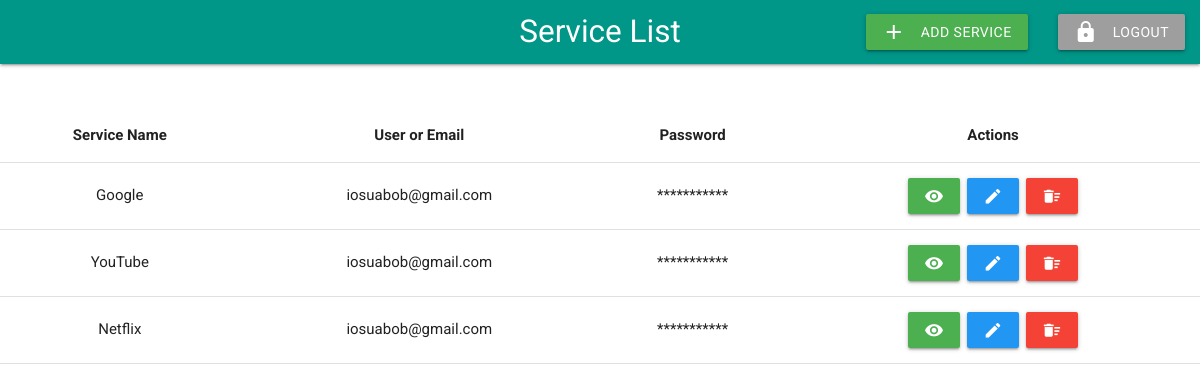
Before: /service-list/ (signed in) with the older database file.
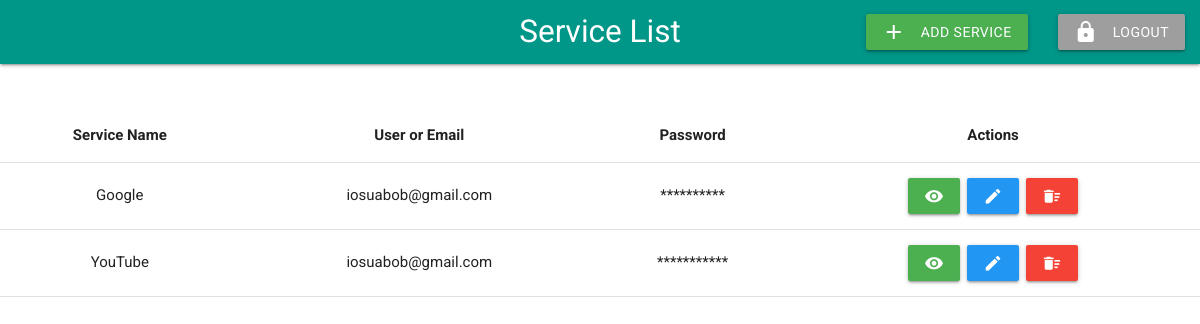
After: the same page with the newer database file.
### services/models.py (models this page shows)
class Service(models.Model):
    name = models.CharField(max_length=255, blank=False, null=False)
    username = models.CharField(max_length=100, blank=False, null=False)
    password = models.CharField(max_length=50, blank=False, null=False)
    user = models.ForeignKey(User, on_delete=models.CASCADE)

### services/views.py (the view)
# urls.py: path('service-list/', ServiceListView.as_view(), name='service_list'),
class ServiceListView(LoginRequiredMixin, ListView):
    template_name = 'services/service_list.html'
    model = Service
    context_object_name = 'all_services'
    def get_context_data(self, *, object_list=None, **kwargs):
        services = Service.objects.filter(user=self.request.user)
        return {'all_services': services}

### templates/services/service_list.html (shortened to what this page needs)
{% extends 'base.html' %}
{% block content %}
    <nav class="teal">
        <div class="nav-wrapper">
            <a class="brand-logo center">Service List</a>
            <ul class="right hide-on-med-and-down">
                <li><a class="waves-effect waves-light green btn" href= {% url 'services:service_create' %}><i
                        class="material-icons left">add</i>Add Service</a></li>
                <li><a class="waves-effect waves-light grey btn" href={% url 'logout' %}><i
                        class="material-icons left">lock</i>Logout</a></li>
            </ul>
        </div>
    </nav>
    <br><br>
    <table class="centered">
        <thead>
        <tr>
            <th>Service Name</th>
            <th>User or Email</th>
            <th>Password</th>
            <th>Actions</th>
        </tr>
        </thead>
        <tbody>
        {% for service in all_services %}
            <tr>
                <td>{{ service.name }}</td>
                <td>{{ service.username }}</td>
                <td id="{{ service.id }}_invisible">{% for char in service.password %}*{% endfor %}</td>
                <td>
                    <button class="waves-effect waves-light green btn"
                            onclick="visibilityClicked('{{ service.id }}_visible', '{{ service.id }}_invisible')"><i
                            class="material-icons center">visibility</i></button>&nbsp;
                    <a class="waves-effect waves-light blue btn" href={% url 'services:service_update' service.id %}><i
                            class="material-icons center">mode_edit</i></a>&nbsp;
                    <a class="waves-effect waves-light red btn" href={% url 'services:service_delete' service.id %}><i
                            class="material-icons center">delete_sweep</i></a>
                </td>
            </tr>
        {% endfor %}
        </tbody>
    </table>
{% endblock %}

Changed rows visible on the page:
removed Service: name "Netflix", username "iosuabob@gmail.com", password "netflix1234" (drawn)
changed Service "Google": password "google12345" → "google1234" (drawn)
